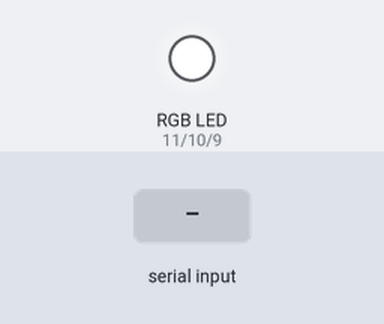
A sketch run on a simulated Arduino Uno, built with avr-gcc and run on an emulated ATmega328P. On the bench: an RGB LED mixed from three pins (HIGH = lit). The test bench sets the inputs (shaded band).

Above: at 1.2 s.
1.3 s: "R90\n" received over Serial
At 2.2 s:
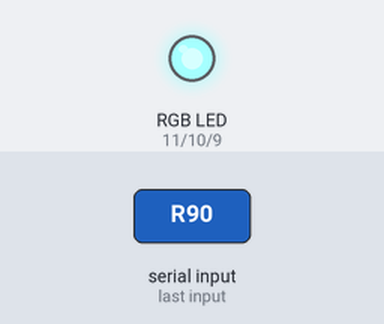
2.8 s: "G90\n" received over Serial
At 3.4 s:
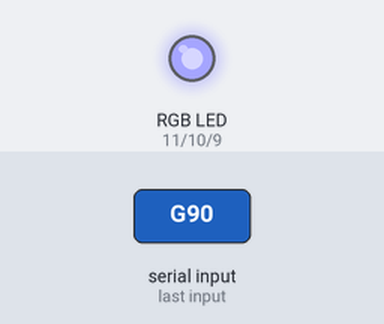
4.3 s: "R,45\n" received over Serial
At 5.5 s:
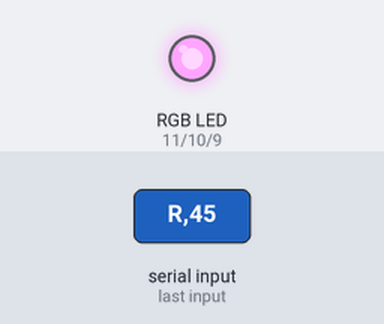
5.8 s: "G,45\n" received over Serial
At 6.8 s:
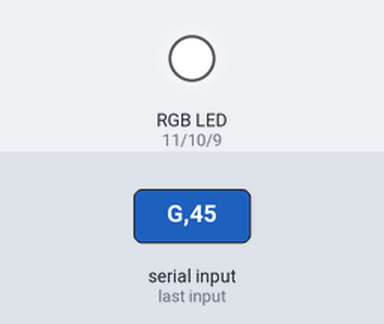
7.3 s: "B90\n" received over Serial
At 8.0 s:
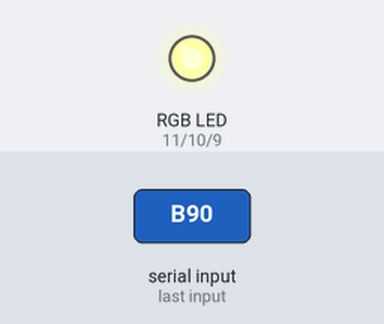
8.8 s: "R90\n" received over Serial
At 9.1 s:
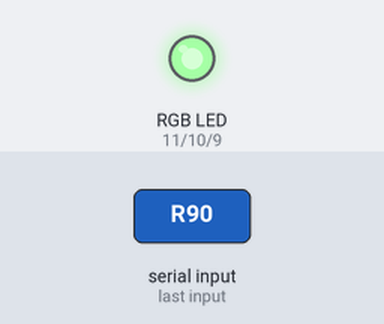
Timing chart, 0 to 11.3 s (numbered marks = the images above; inputs shaded):
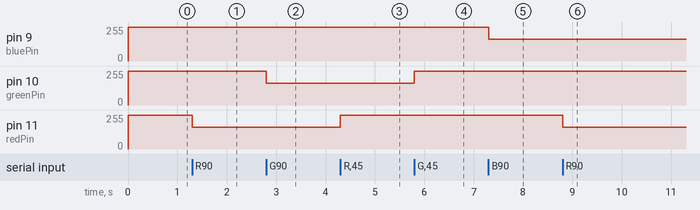

The sketch:

RGB_Control.ino
```cpp
#define max_char 12
char message[max_char];
char currentChar;
byte index = 0;
int i;

int redPin = 11;
int greenPin = 10;
int bluePin = 9;

String redStrVal;
String greenStrVal;
String blueStrVal;

int flag = 0;
char currentColor;

void setup() {
  pinMode(redPin,OUTPUT);
  pinMode(bluePin,OUTPUT);
  pinMode(greenPin, OUTPUT);
  Serial.begin(9600);
}

void loop() {
  while(Serial.available() > 0){
    flag = 0;
    if(index < (max_char-1)){
      currentChar = Serial.read();
      message[index] = currentChar;
      if(currentChar=='R'){
         currentColor = 'R';
         redStrVal = "";
      }
      else if(currentChar=='G'){
         currentColor = 'G';
         greenStrVal = "";
      }
      else if(currentChar=='B'){
         currentColor = 'B';
         blueStrVal = "";
      }
      if(currentColor == 'R' && currentChar!='R'){
         redStrVal += currentChar;
      }
      else if(currentColor == 'G' && currentChar!='G'){
         greenStrVal += currentChar;
      }
      else if(currentColor == 'B' && currentChar!='B'){
         blueStrVal += currentChar;
      }
      index++;
      message[index] = '\0';
   }
 }

 if(flag == 0){
   analogWrite(redPin, 255-redStrVal.toInt());
   analogWrite(greenPin, 255-greenStrVal.toInt());
   analogWrite(bluePin, 255-blueStrVal.toInt());
   flag=1;
       for(i=0; i<max_char; i++){
      message[i] = '\0';
    }
    index=0;
 }
}
```

Measured:
- after the input at 1.3 s, pin 11 (redPin): 255/255 → 165/255 at once
- after the input at 2.8 s, pin 10 (greenPin): 255/255 → 165/255 at once
- after the input at 4.3 s, pin 11 (redPin): 165/255 → 255/255 at once
- after the input at 5.8 s, pin 10 (greenPin): 165/255 → 255/255 at once
- after the input at 7.3 s, pin 9 (bluePin): 255/255 → 165/255 at once
- after the input at 8.8 s, pin 11 (redPin): 255/255 → 165/255 at once
